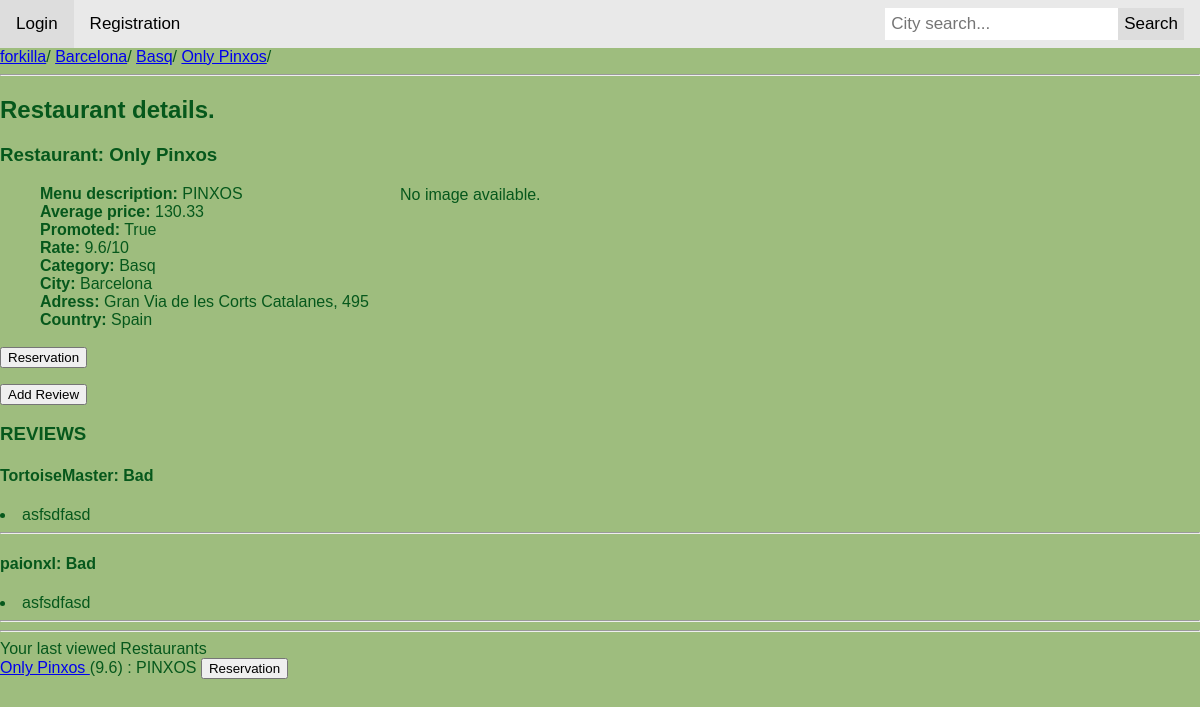
The page /restaurant/09186666/ on the database its author committed.
### forkilla/models.py (models this page shows, shortened)
class Restaurant(models.Model):
    CATEGORIES = (
        ("Rice", "Rice"),
        ("Fusi", "Fusion"),
        ("BBQ", "Barbecue"),
        ("Chin", "Chinese"),
        ("Medi", "Mediterranean"),
        ("Crep", "Creperie"),
        ("Hind", "Hindu"),
        ("Japa", "Japanese"),
        ("Ital", "Italian"),
        ("Mexi", "Mexican"),
        ("Peru", "Peruvian"),
        ("Russ", "Russian"),
        ("Turk", "Turkish"),
        ("Basq", "Basque"),
        ("Vegy", "Vegetarian"),
        ("Afri", "African"),
        ("Egyp", "Egyptian"),
        ("Grek", "Greek")
    )
    _d_categories = dict(CATEGORIES)
    restaurant_number = models.CharField(max_length=8, unique=True)
    name = models.CharField(max_length=50)
    menu_description = models.TextField()
    price_average = models.DecimalField(max_digits=5, decimal_places=2)
    is_promot = models.BooleanField()
    rate = models.DecimalField(max_digits=3, decimal_places=1)
    address = models.CharField(max_length=50)
    city = models.CharField(max_length=50)
    country = models.CharField(max_length=50)
    featured_photo = models.ImageField()
    category = models.CharField(max_length=5, choices=CATEGORIES)
    restaurant_capacity = models.PositiveIntegerField(max_length=3)

class Review(models.Model):
    RATING = (
        ("Very Bad", "1"),
        ("Bad", "2"),
        ("OK", "3"),
        ("Good", "4"),
        ("Very Good", "5"),
    )
    _d_rating = dict(RATING)
    id = models.AutoField(primary_key=True)
    restaurant = models.ForeignKey(Restaurant)
    user = models.ForeignKey(User, editable=False, default=00)
    rating = models.CharField(max_length=15, choices=RATING)
    comment = models.CharField(max_length=150)

class RestaurantInsertDate(models.Model):
    viewedrestaurants = models.ForeignKey(ViewedRestaurants, on_delete=models.CASCADE)
    restaurant = models.ForeignKey(Restaurant, on_delete=models.CASCADE)
    date_added = models.DateTimeField(auto_now_add=True)
    class Meta:
        ordering = ['-date_added']

### forkilla/views.py (the view)
# urls.py: url(r'^restaurant/(?P<restaurant_number>.*)/$', views.details, name='restaurant'),
def details(request,restaurant_number=""):
    try:
        viewedrestaurants = _check_session(request)
        restaurant = Restaurant.objects.get(restaurant_number=restaurant_number)
        lastviewed = RestaurantInsertDate(viewedrestaurants=viewedrestaurants, restaurant=restaurant)
        lastviewed.save()
        reviews = Review.objects.filter(restaurant=restaurant)
        context = {
            'logged': request.user.is_authenticated(),
            'user_name': request.user.username,
            'reviews': reviews,
            'city': restaurant.city,
            'category': restaurant.category,
            'admin': request.user.is_superuser,
            'restaurant': restaurant,
            'viewedrestaurants': viewedrestaurants
        }
        return render(request, 'forkilla/details.html', context)
    except Restaurant.DoesNotExist:
        raise Http404

### forkilla/views.py (called while the page is built)
def _check_session(request):
    if "viewedrestaurants" not in request.session:
        viewedrestaurants = ViewedRestaurants()
        viewedrestaurants.save()
        request.session["viewedrestaurants"] = viewedrestaurants.id_vr
    else:
        viewedrestaurants = ViewedRestaurants.objects.get(id_vr=request.session["viewedrestaurants"])
    return viewedrestaurants

### templates/forkilla/details.html (shortened to what this page needs)
{% extends 'forkilla/base.html' %}
{% block content %}
<html>
    <head>
    </head>
    <body style="background-color: #9ebd7e; color: #06581c;">
        <header>
            <hr/>
            <h2>Restaurant details.</h2>
        </header>
        <main>
            <article>
                {% if restaurant %}
                    <div>
                    <dl>
                        <dt><h3>Restaurant: {{restaurant.name}}</h3></dt>
                        <dd><b>Menu description:</b> {{restaurant.menu_description}}</dd>
                        <dd><b>Average price:</b> {{restaurant.price_average}}</dd>
                        <dd><b>Promoted:</b> {{restaurant.is_promot}}</dd>
                        <dd><b>Rate:</b> {{restaurant.rate}}/10</dd>
                        <dd><b>Category:</b> {{restaurant.category}}</dd>
                        <dd><b>City:</b> {{restaurant.city}}</dd>
                        <dd><b>Adress:</b> {{restaurant.address}}</dd>
                        <dd><b>Country:</b> {{restaurant.country}}</dd>
                        <br/>
                        <form action="{% url 'reservation'%}" method="get">
                            <button type="submit" name="reservation" value={{restaurant.restaurant_number}}> Reservation </button>
                        </form>
                        <form action="{% url 'reviews'%}" method="get">
                            <button type="submit" name="reviews" value={{restaurant.restaurant_number}}> Add Review </button>
                        </form>
                    </dl>
                    </div>
                    <div style="position:absolute;top:170px; left:400px;">
                        {% if restaurant.featured_photo %}
                        {% load static %}
                        {% else %}
                        <p>No image available.</p>
                        {% endif %}
                    </div>
                    <h3>REVIEWS</h3>
                    {% for review in reviews %}
                        <h4> <b>{{review.user.username}}: {{review.rating}}</b> </h4>
                        <li>
                            {{review.comment}}
                        </li>
                        <hr/>
                    {% endfor %}
                {% else %}
                    <p>No restaurants are available.</p>
                {% endif %}
            </article>
        </main>
    </body>
</html>
{% endblock%}

### templates/forkilla/base.html (shortened to what this page needs)
<div class="topnav">
    {% if logged %}
        <a href="{%url 'logout' %}?next={{next_url}}"> Logout </a>
        <a href="{%url 'reservations' %}"> My reservations </a>
        Logged as {{user_name}}
    {% else %}
        <a href="{%url 'login' %}?next={{next_url}}"> Login </a>
        <a href="{%url 'register' %}"> Registration </a>
    {% endif %}
    <div class="search-container">
    <form action="{% url 'restaurants'%}" method="SET" style="margin: 0">
        <input  id="search_box" type="text" name="search_box"  placeholder="City search..." >
        <button id="search_submit" type="submit" >Search</button>
    </form>
    </div>
</div>
<nav>
    <a href="{% url 'restaurants'%}">forkilla</a>/
    {% if city %}
    <a href="{% url 'restaurants' city%}">{{city}}</a>/
        {% if category %}
            <a href="{% url 'restaurants' city category%}">{{category}}</a>/
            {% if restaurant %}
                <a href="{% url 'restaurant' restaurant.restaurant_number%}">{{restaurant.name}}</a>/
            {% endif %}
        {% endif %}
    {% endif %}
</nav>
{% block content %}
{% endblock content%}
<hr/>
Your last viewed Restaurants <br>
<form action="{% url 'reservation'%}" method="get">
    {% for restaurant in viewedrestaurants.restaurantinsertdate_set.all|slice:"5"%}
    <a href="{% url 'restaurant' restaurant.restaurant.restaurant_number%}"> 	{{restaurant.restaurant.name}} </a> ({{restaurant.restaurant.rate}}) : 	{{restaurant.restaurant.menu_description}}
    <button type="submit" name="reservation" value={{restaurant.restaurant.restaurant_number}}>Reservation</button>
    <br>
    {% endfor %}
</form>

### templates/forkilla/base.html (style rules this page uses)
* { box-sizing: border-box; }
body { margin: 0; font-family: Arial, Helvetica, sans-serif; }
.topnav { overflow: hidden; background-color: #e9e9e9; }
.topnav a { float: left; display: block; color: black; text-align: center; padding: 14px 16px; text-decoration: none; font-size: 17px; }
.topnav .search-container { float: right; }
.topnav input[type=text] { padding: 6px; margin-top: 8px; font-size: 17px; border: none; }
.topnav .search-container button { float: right; padding: 6px; margin-top: 8px; margin-right: 16px; background: #ddd; font-size: 17px; border: none; cursor: pointer; }

### rows shown on the page
Restaurant: city "Barcelona", category "Basq", name "Only Pinxos", menu_description "PINXOS", price_average "130.33", is_promot "True", rate "9.6", address "Gran Via de les Corts Catalanes, 495", country "Spain"
Review: user.username "TortoiseMaster", rating "Bad", comment "asfsdfasd"
Review: user.username "paionxl", rating "Bad", comment "asfsdfasd"
